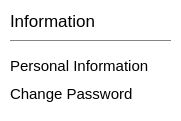
                 <widget class="QWidget" name="widget_3" native="true">
                  <property name="geometry">
                   <rect>
                    <x>30</x>
                    <y>160</y>
                    <width>181</width>
                    <height>121</height>
                   </rect>
                  </property>
                  <property name="font">
                   <font>
                    <pointsize>11</pointsize>
                   </font>
                  </property>
                  <property name="styleSheet">
                   <string notr="true">QWidget{
background-color: rgb(255, 255, 255);
border-radius:15px;
}
QPushButton:checked {
      background-color: rgb(0,0,0);
      color: white;
}
QPushButton:hover:!checked {
     background-color: #c9c9c9;
}</string>
                  </property>
                  <widget class="QLabel" name="label_5">
                   <property name="geometry">
                    <rect>
                     <x>10</x>
                     <y>10</y>
                     <width>151</width>
                     <height>21</height>
                    </rect>
                   </property>
                   <property name="font">
                    <font>
                     <pointsize>13</pointsize>
                    </font>
                   </property>
                   <property name="text">
                    <string>Information</string>
                   </property>
                  </widget>
                  <widget class="Line" name="line">
                   <property name="geometry">
                    <rect>
                     <x>10</x>
                     <y>40</y>
                     <width>161</width>
                     <height>1</height>
                    </rect>
                   </property>
                   <property name="maximumSize">
                    <size>
                     <width>16777215</width>
                     <height>1</height>
                    </size>
                   </property>
                   <property name="styleSheet">
                    <string notr="true">background-color: rgb(133, 133, 133);</string>
                   </property>
                   <property name="orientation">
                    <enum>Qt::Orientation::Horizontal</enum>
                   </property>
                  </widget>
                  <widget class="QWidget" name="layoutWidget4">
                   <property name="geometry">
                    <rect>
                     <x>0</x>
                     <y>50</y>
                     <width>181</width>
                     <height>61</height>
                    </rect>
                   </property>
                   <layout class="QVBoxLayout" name="verticalLayout_6">
                    <property name="spacing">
                     <number>0</number>
                    </property>
                    <item>
                     <widget class="QPushButton" name="TTCNbtn">
                      <property name="minimumSize">
                       <size>
                        <width>0</width>
                        <height>25</height>
                       </size>
                      </property>
                      <property name="font">
                       <font>
                        <pointsize>11</pointsize>
                       </font>
                      </property>
                      <property name="styleSheet">
                       <string notr="true">QPushButton { text-align: left; padding-left: 10px; }</string>
                      </property>
                      <property name="text">
                       <string>Personal Information</string>
                      </property>
                      <property name="checkable">
                       <bool>true</bool>
                      </property>
                      <property name="autoExclusive">
                       <bool>true</bool>
                      </property>
                     </widget>
                    </item>
                    <item>
                     <widget class="QPushButton" name="Changepassbtn">
                      <property name="minimumSize">
                       <size>
                        <width>0</width>
                        <height>25</height>
                       </size>
                      </property>
                      <property name="font">
                       <font>
                        <pointsize>11</pointsize>
                       </font>
                      </property>
                      <property name="styleSheet">
                       <string notr="true">QPushButton { text-align: left; padding-left: 10px; }</string>
                      </property>
                      <property name="text">
                       <string>Change Password</string>
                      </property>
                      <property name="checkable">
                       <bool>true</bool>
                      </property>
                      <property name="autoExclusive">
                       <bool>true</bool>
                      </property>
                     </widget>
                    </item>
                   </layout>
                  </widget>
                 </widget>
